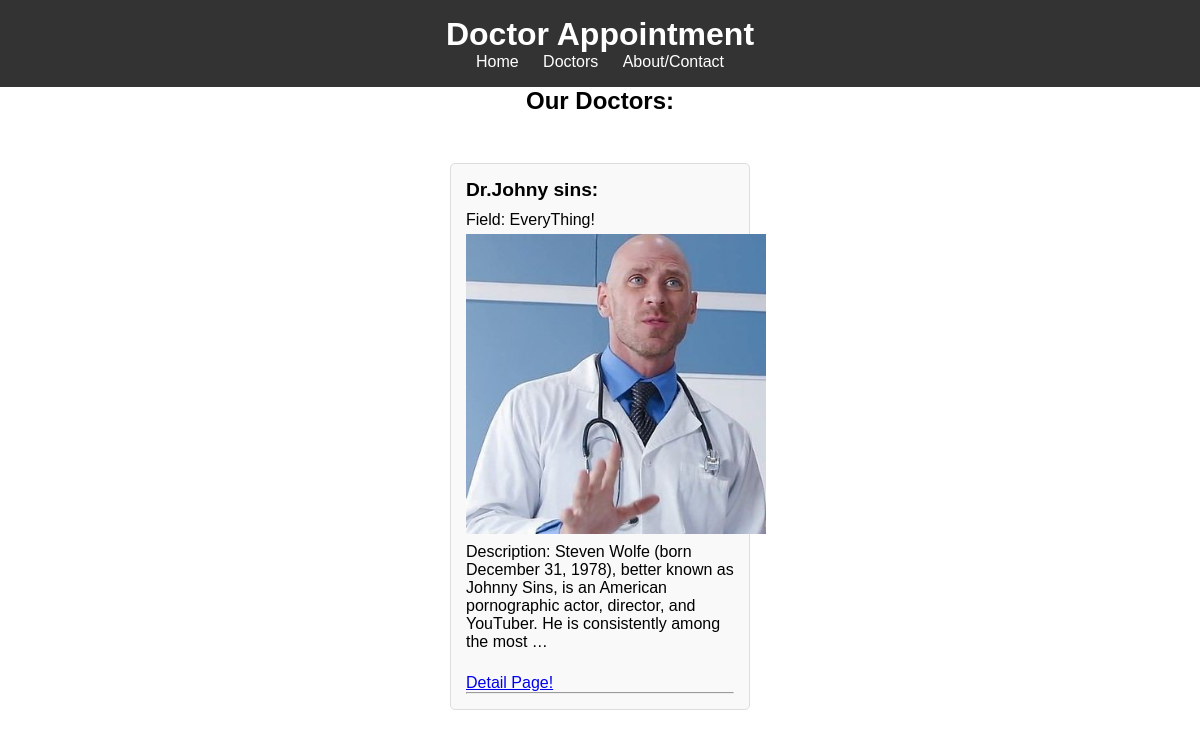
The page /services/doctors_list on the database its author committed.
### service_app/models.py (models this page shows, shortened)
class Doctor(models.Model):
    doctor_name = models.CharField(max_length=50)
    profile_pic = models.ImageField(upload_to='doctors_picture/')
    expertise = models.ForeignKey(Proficiency, on_delete=models.CASCADE, related_name='expertise')
    city = models.CharField(max_length=50)
    msn = models.IntegerField(unique=True)  # Medial services number
    description = models.TextField()
    phone_number = models.CharField(max_length=11, unique=True)

class Proficiency(models.Model):
    title = models.CharField(max_length=50)
    def __str__(self):
        return self.title

### service_app/views.py (the view)
# urls.py: path("doctors_list", views.doctor_list, name="doctors_list"),
def doctor_list(request):
    doctors = Doctor.objects.all()
    return render(request, "service_app/doctors_list.html", context={"doctors": doctors})

### service_app/templates/service_app/doctors_list.html
{% extends "base.html" %}
{% block content %}
    <body>
    <h2 style="text-align: center">Our Doctors:</h2>
    <br>
    {% for doctor in doctors %}
        <div class="appointments-container">
            <div class="appointment-card">
                <h2>Dr.{{ doctor.doctor_name }}: </h2>
                <p>Field: {{ doctor.expertise }}</p>
                <img src="{{ doctor.profile_pic.url }}" alt="" height="300" width="300">
                <p>Description: {{ doctor.description|truncatewords:25 }}</p>
                <br>
                <a href="{% url "service_app:doctor_detail" doctor.id %}">Detail Page!</a>
                <hr>
            </div>
        </div>
    {% endfor %}
    </body>
{% endblock %}

### assets/css/style.css (style rules this page uses)
* { margin: 0; padding: 0; box-sizing: border-box; }
body { font-family: Arial, sans-serif; }
* { box-sizing: border-box; }
body { font-family: Arial, sans-serif; margin: 0; padding: 0; }
.appointments-container { display: flex; justify-content: space-around; flex-wrap: wrap; padding: 20px; }
.appointment-card { background: #f9f9f9; border: 1px solid #ddd; border-radius: 5px; padding: 15px; margin: 10px; width: 300px; }
.appointment-card h2 { font-size: 1.2em; margin-bottom: 10px; }
.appointment-card p { font-size: 1em; margin: 5px 0; }

### rows shown on the page
Doctor: doctor_name "Johny sins", expertise "EveryThing!", profile_pic (picture), description "Steven Wolfe (born December 31, 1978), better known as Johnny Sins, is an American pornographic actor, director, and YouTuber. He is consistently among the most …"
